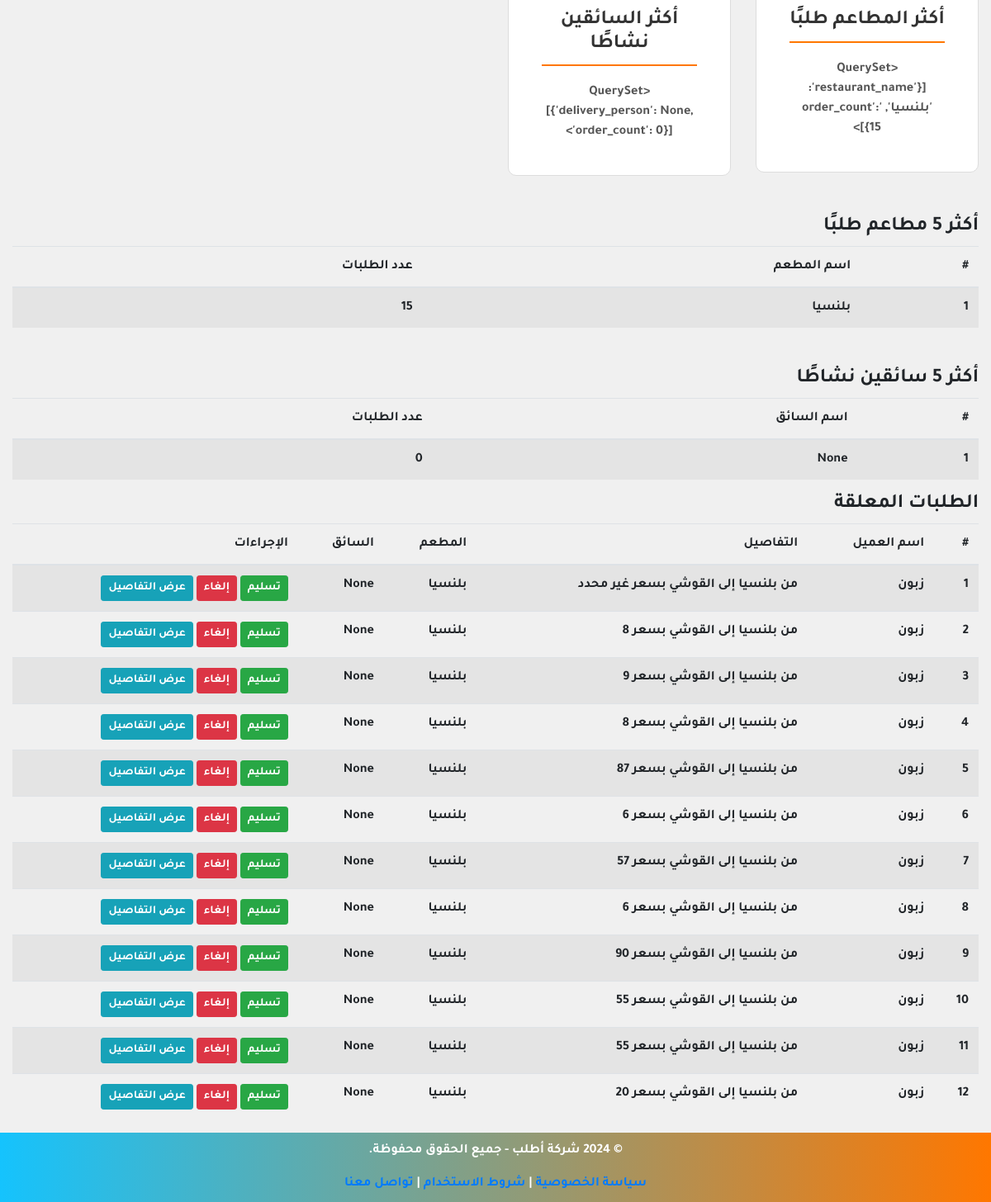
/dashboard/, run on the app's committed database.
### otlop/models.py (models this page shows, shortened)
class Order(models.Model):
    DELIVERY_STATUS_CHOICES = [
        ('Pending', 'Pending'),        # قيد الانتظار
        ('Delivered', 'Delivered'),    # تم التوصيل
        ('Cancelled', 'Cancelled'),    # ملغاة
    ]
    customer_name = models.CharField(max_length=100, verbose_name="اسم الزبون")
    customer_area = models.CharField(max_length=100, null=True, blank=True, verbose_name="منطقة الزبون")
    restaurant_name = models.CharField(max_length=100, null=True, blank=True, verbose_name="اسم المطعم")
    restaurant_area = models.CharField(max_length=100, null=True, blank=True, verbose_name="منطقة المطعم")
    delivery_price = models.DecimalField(
        max_digits=10,
        decimal_places=2,
        null=True,
        blank=True,
        verbose_name="سعر التوصيل"
    )
    order_price = models.DecimalField(
        max_digits=10,
        decimal_places=2,
        null=True,
        blank=True,
        verbose_name="سعر الطلب"
    )
    notes = models.TextField(null=True, blank=True, verbose_name="ملاحظات")
    order_details = models.TextField(null=True, blank=True, verbose_name="تفاصيل الطلب")
    delivery_person = models.ForeignKey(
        'DeliveryPerson',
        null=True,
        blank=True,
        on_delete=models.SET_NULL,
        verbose_name="مندوب التوصيل",
        related_name="orders"
    )
    delivery_status = models.CharField(
        max_length=20,
        choices=DELIVERY_STATUS_CHOICES,
        default='Pending',
        verbose_name="حالة الطلب"
    )
    is_paid = models.BooleanField(default=False, verbose_name="مدفوع")  # حالة الدفع
    created_at = models.DateTimeField(auto_now_add=True, verbose_name="تاريخ الإضافة")
    updated_at = models.DateTimeField(auto_now=True, verbose_name="تاريخ التحديث")
    class Meta:
        verbose_name = "طلب"
        verbose_name_plural = "الطلبات"
        ordering = ['-created_at']  # عرض الطلبات بترتيب زمني تنازلي

### otlop/views.py (the view)
# urls.py: path('dashboard/', views.dashboard, name='dashboard'),  # لوحة التحكم
def dashboard(request):
    start_date = request.GET.get('start_date')
    end_date = request.GET.get('end_date')
    orders = Order.objects.all()
    if start_date:
        start_date = parse_date(start_date)
        orders = orders.filter(created_at__date__gte=start_date)
    if end_date:
        end_date = parse_date(end_date)
        orders = orders.filter(created_at__date__lte=end_date)
    pending_orders = orders.filter(delivery_status='Pending')
    delivered_orders = orders.filter(delivery_status='Delivered')
    cancelled_orders = orders.filter(delivery_status='Cancelled')
    total_revenue = delivered_orders.aggregate(Sum('delivery_price'))['delivery_price__sum'] or 0
    total_orders = orders.count()
    total_pending = pending_orders.count()
    profit_percentage = 30
    net_profit = (total_revenue * profit_percentage) / 100
    most_requested_restaurants = (
        orders.values('restaurant_name')
        .annotate(order_count=Count('restaurant_name'))
        .order_by('-order_count')[:5]
    )
    most_active_drivers = (
        orders.values('delivery_person')
        .annotate(order_count=Count('delivery_person'))
        .order_by('-order_count')[:5]
    )
    show_sensitive_data = False
    if request.method == "POST":
        password = request.POST.get("password")
        if password == PASSWORD:
            show_sensitive_data = True
        else:
            messages.error(request, "كلمة المرور غير صحيحة.")
    context = {
        'pending_orders': pending_orders,
        'delivered_orders': delivered_orders,
        'cancelled_orders': cancelled_orders,
        'total_orders': total_orders if show_sensitive_data else "****",
        'total_pending': total_pending,
        'total_revenue': total_revenue if show_sensitive_data else "****",
        'net_profit': net_profit if show_sensitive_data else "****",
        'most_requested_restaurants': most_requested_restaurants,
        'most_active_drivers': most_active_drivers,
        'start_date': start_date,
        'end_date': end_date,
    }
    return render(request, 'otlop/dashboard.html', context)

### otlop/templates/otlop/dashboard.html (shortened to what this page needs)
{% extends 'otlop/base.html' %}
{% block content %}
<div class="container mt-5">
    <div class="row mb-5">
        <div class="col-md-3 mt-4">
            <div class="card text-center">
                <div class="card-body">
                    <h5 class="card-title">أكثر المطاعم طلبًا</h5>
                    <p class="card-text">{{ most_requested_restaurants|default:"لا يوجد" }}</p>
                </div>
            </div>
        </div>
        <div class="col-md-3 mt-4">
            <div class="card text-center">
                <div class="card-body">
                    <h5 class="card-title">أكثر السائقين نشاطًا</h5>
                    <p class="card-text">{{ most_active_drivers|default:"لا يوجد" }}</p>
                </div>
            </div>
        </div>
    </div>
    <h4 class="mt-5">أكثر 5 مطاعم طلبًا</h4>
    <table class="table table-striped">
        <thead>
            <tr>
                <th>#</th>
                <th>اسم المطعم</th>
                <th>عدد الطلبات</th>
            </tr>
        </thead>
        <tbody>
            {% for restaurant in most_requested_restaurants %}
            <tr>
                <td>{{ forloop.counter }}</td>
                <td>{{ restaurant.restaurant_name }}</td>
                <td>{{ restaurant.order_count }}</td>
            </tr>
            {% empty %}
            <tr>
                <td colspan="3" class="text-center">لا توجد بيانات</td>
            </tr>
            {% endfor %}
        </tbody>
    </table>
    <h4 class="mt-5">أكثر 5 سائقين نشاطًا</h4>
    <table class="table table-striped">
        <thead>
            <tr>
                <th>#</th>
                <th>اسم السائق</th>
                <th>عدد الطلبات</th>
            </tr>
        </thead>
        <tbody>
            {% for driver in most_active_drivers %}
            <tr>
                <td>{{ forloop.counter }}</td>
                <td>{{ driver.delivery_person }}</td>
                <td>{{ driver.order_count }}</td>
            </tr>
            {% empty %}
            <tr>
                <td colspan="3" class="text-center">لا توجد بيانات</td>
            </tr>
            {% endfor %}
        </tbody>
    </table>
     <h4>الطلبات المعلقة</h4>
     <table class="table table-striped">
         <thead>
             <tr>
                 <th>#</th>
                 <th>اسم العميل</th>
                 <th>التفاصيل</th>
                 <th>المطعم</th>
                 <th>السائق</th>
                 <th>الإجراءات</th>
             </tr>
         </thead>
         <tbody>
             {% for order in pending_orders %}
             <tr>
                 <td>{{ forloop.counter }}</td>
                 <td>{{ order.customer_name }}</td>
                 <td>{{ order.order_details }}</td>
                 <td>{{ order.restaurant_name }}</td>
                 <td>{{ order.delivery_person }}</td>
                 <td>
                     <a href="{% url 'update_order_status' order.id 'delivered' %}" class="btn btn-success btn-sm">تسليم</a>
                     <a href="{% url 'update_order_status' order.id 'cancelled' %}" class="btn btn-danger btn-sm">إلغاء</a>
                     <a href="{% url 'order_details' order.id %}" class="btn btn-info btn-sm">عرض التفاصيل</a>
                 </td>
             </tr>
             {% empty %}
             <tr>
                 <td colspan="6" class="text-center">لا توجد طلبات معلقة</td>
             </tr>
             {% endfor %}
         </tbody>
     </table>
</div>
{% endblock %}

### otlop/templates/otlop/base.html (shortened to what this page needs)
{% load static %}
<!DOCTYPE html>
<html lang="ar">
    <head>
        <link rel="stylesheet" href="{% static 'otlop/css/bootstrap.min.css' %}">
        <link rel="stylesheet" href="{% static 'otlop/css/main.css' %}">
        <link rel="stylesheet" href="https://stackpath.bootstrapcdn.com/bootstrap/4.6.2/css/bootstrap.min.css">
        <link rel="stylesheet" href="main.css">
     </head>
    <body>
      </body>
        {% block content %}{% endblock %}
         <body>
          <footer>
              <p>&copy; 2024 شركة أطلب - جميع الحقوق محفوظة.</p>
              <div class="footer-links">
                  <a href="#">سياسة الخصوصية</a> |
                  <a href="#">شروط الاستخدام</a> |
                  <a href="#">تواصل معنا</a>
              </div>
          </footer>
      </body>
    </body>
</html>

### otlop/static/otlop/css/main.css (style rules this page uses)
html, body { margin: 0; padding: 0; height: 100%; display: flex; flex-direction: column; }
body { display: flex; flex-direction: column; justify-content: space-between; }
footer { background: linear-gradient(to right, #15c3fd, #ff7700); color: #fff; text-align: center; padding: 10px 0; width: 100%; position: relative; bottom: 0; }
html, body { direction: rtl; text-align: right; }
body { font-family: 'Tajawal', sans-serif; }
.container { max-width: 1200px; margin: 0 auto; }
body { margin: 0; display: flex; flex-direction: column; min-height: 100vh; }
.card { border: 1px solid #ddd; border-radius: 10px; padding: 20px; background-color: #fff; }
.card-title { font-size: 24px; color: #333; margin-bottom: 20px; border-bottom: 2px solid #ff7700; padding-bottom: 10px; }
.card p { font-size: 16px; margin-bottom: 10px; color: #555; }
body { margin: 0; padding: 0; height: 100%; display: flex; justify-content: center; align-items: center; font-family: 'Tajawal', sans-serif; background-color: #f0f0f0; }

### data on the page
Order: restaurant_name "بلنسيا", order_count "15", customer_name "زبون", order_details "من بلنسيا إلى القوشي بسعر غير محدد", delivery_person "None"
Order: customer_name "زبون", order_details "من بلنسيا إلى القوشي بسعر 8", restaurant_name "بلنسيا", delivery_person "None"
Order: customer_name "زبون", order_details "من بلنسيا إلى القوشي بسعر 9", restaurant_name "بلنسيا", delivery_person "None"
Order: customer_name "زبون", order_details "من بلنسيا إلى القوشي بسعر 8", restaurant_name "بلنسيا", delivery_person "None"
Order: customer_name "زبون", order_details "من بلنسيا إلى القوشي بسعر 87", restaurant_name "بلنسيا", delivery_person "None"
Order: customer_name "زبون", order_details "من بلنسيا إلى القوشي بسعر 6", restaurant_name "بلنسيا", delivery_person "None"
Order: customer_name "زبون", order_details "من بلنسيا إلى القوشي بسعر 57", restaurant_name "بلنسيا", delivery_person "None"
Order: customer_name "زبون", order_details "من بلنسيا إلى القوشي بسعر 6", restaurant_name "بلنسيا", delivery_person "None"
Order: customer_name "زبون", order_details "من بلنسيا إلى القوشي بسعر 90", restaurant_name "بلنسيا", delivery_person "None"
Order: customer_name "زبون", order_details "من بلنسيا إلى القوشي بسعر 55", restaurant_name "بلنسيا", delivery_person "None"
Order: customer_name "زبون", order_details "من بلنسيا إلى القوشي بسعر 55", restaurant_name "بلنسيا", delivery_person "None"
Order: customer_name "زبون", order_details "من بلنسيا إلى القوشي بسعر 20", restaurant_name "بلنسيا", delivery_person "None"

### other printed values
{{ most_requested_restaurants|default:"لا يوجد" }} "<QuerySet [{'restaurant_name': 'بلنسيا', 'order_count': 15}]>"
{{ most_active_drivers|default:"لا يوجد" }} "<QuerySet [{'delivery_person': None, 'order_count': 0}]>"
{{ driver.delivery_person }} "None"
{{ driver.order_count }} "0"
